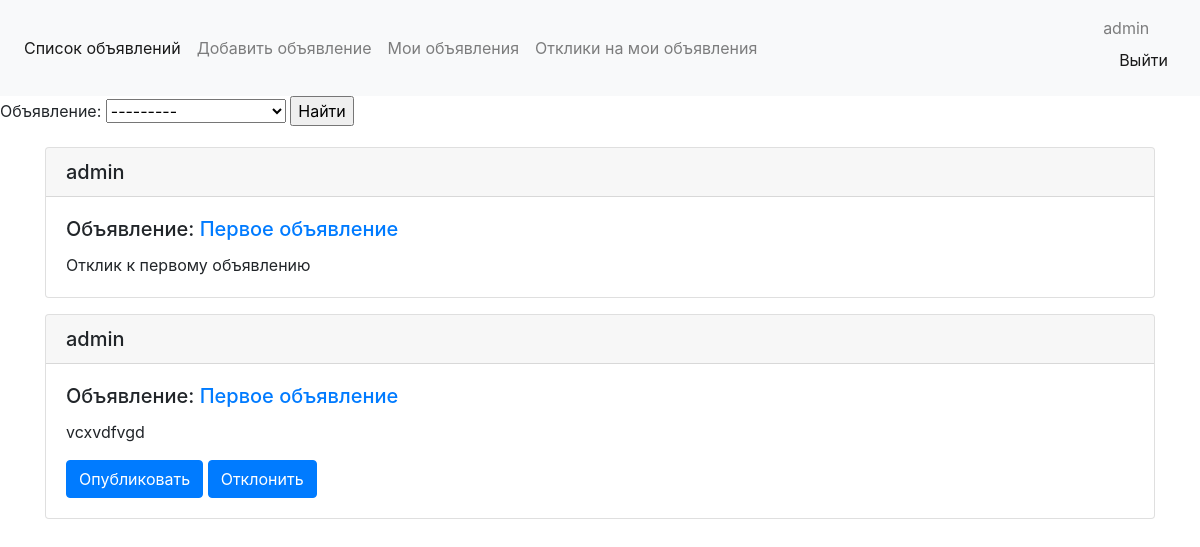
The app's page /reaction/ (signed in), older data.
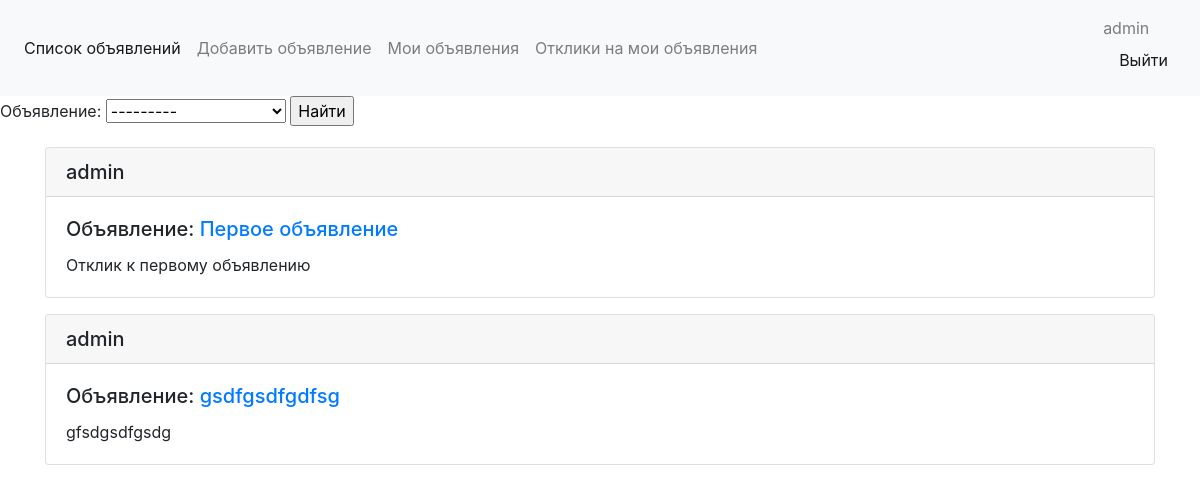
The same page, newer data.
### message/models.py (models this page shows, shortened)
class Reaction(models.Model):
    user = models.ForeignKey(User, on_delete=models.CASCADE)
    text = models.TextField(max_length=300)
    message = models.ForeignKey(Message, on_delete=models.CASCADE)
    published = models.BooleanField(default=False)
    class Meta:
        verbose_name = 'Отклик'
        verbose_name_plural = 'Отклики'

class Message(models.Model):
    user = models.ForeignKey(User, on_delete=models.CASCADE, verbose_name='Пользователь')
    title = models.CharField(max_length=150, verbose_name='Заголовок')
    content = models.CharField(max_length=1500)
    created_at = models.DateTimeField(auto_now_add=True, verbose_name='Дата создания')
    updated_at = models.DateTimeField(auto_now=True, verbose_name='Дата обновления')
    category = models.ForeignKey(Category, on_delete=models.CASCADE, verbose_name='Категория')
    def __str__(self):
        return f'{self.title}'
    class Meta:
        verbose_name = 'Объявление'
        verbose_name_plural = 'Объявления'

### message/views.py (the view)
# urls.py: path('reaction/', ReactionView.as_view(), name='reaction_list'),
class ReactionView(FilterView):
    model = Reaction
    template_name = 'reaction_list.html'
    context_object_name = 'reaction'
    filterset_class = MessageFilter
    def get_queryset(self):
        user = self.request.user
        messages = Message.objects.filter(user=user)
        qs = Reaction.objects.filter(message__in=messages)
        return qs

### message/templates/reaction_list.html
{% extends 'index.html' %}
{% block content %}
    <form method="GET">
        {{ filter.form }}
        <input type="submit" value="Найти">
    </form>
<div class="container mt-3">
    {% for i in reaction %}
        <div class="card mb-3">
          <h5 class="card-header">{{ i.user }}</h5>
          <div class="card-body">
            <h5 class="card-title">Объявление: <a href="{% url 'message_detail' i.message.id %}">{{ i.message }}</a></h5>
            <p class="card-text">{{ i.text }}</p>
           {% if i.published == False %}
            <a href="{% url 'to_publish' i.id %}" class="btn btn-primary">Опубликовать</a>
            <a href="{% url 'del_reaction' i.id %}" class="btn btn-primary">Отклонить</a>
           {% endif %}
          </div>
        </div>
    {% endfor %}
</div>
{% endblock content %}

Row changes from the older to the newer data that the page shows:
removed Reaction: user "admin", message "Первое объявление", text "vcxvdfvgd", published "Опубликовать"
added Reaction: user "admin", message "gsdfgsdfgdfsg", text "gfsdgsdfgsdg"
